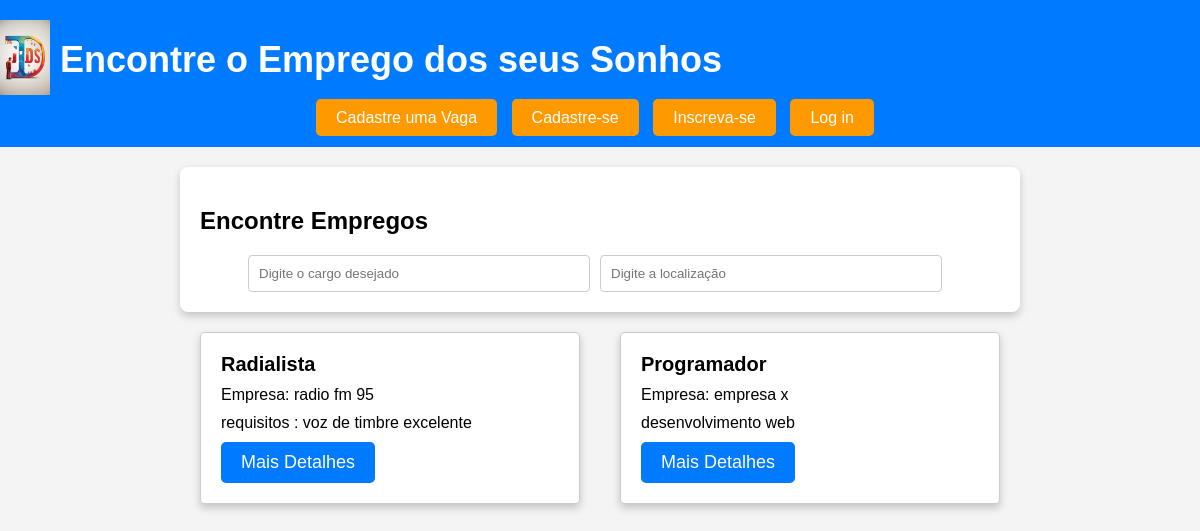
The app's page /, older data.
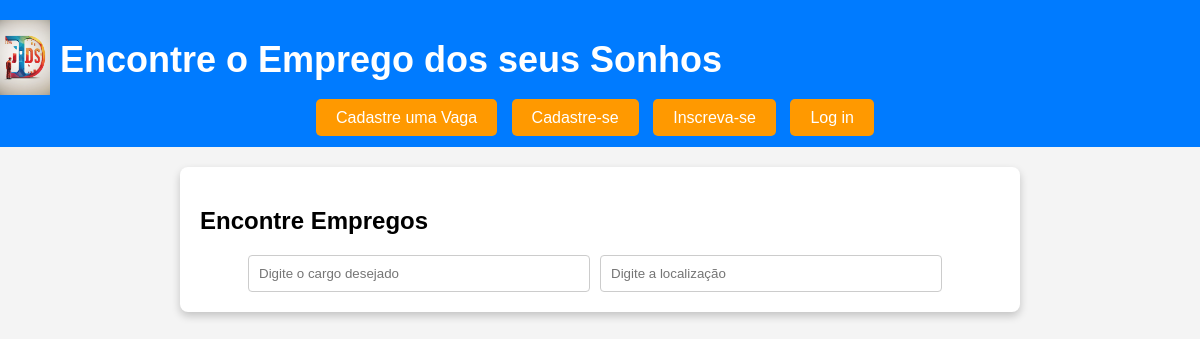
The same page, newer data.
### app_site_de_emprego/models.py (models this page shows, shortened)
class Vaga(models.Model):
    id = models.AutoField(primary_key=True)
    titulo = models.CharField(max_length=100)
    descricao = models.TextField()
    empresa = models.CharField(max_length=100)
    localidade = models.CharField(max_length=100)

### app_site_de_emprego/views.py (the view)
# urls.py: path('', views.home, name='home'),
def home(request):
    vagas = Vaga.objects.all()  # Recupera todas as vagas cadastradas
    return render(request, 'home.html', {'vagas': vagas,'user': request.user})

### app_site_de_emprego/templates/home.html (shortened to what this page needs)
{% load static %}
<!DOCTYPE html>
<html lang="pt-BR">
<head>
    <link rel="stylesheet" href="{% static 'homestyle.css' %}">
</head>
<body>
    <header>
        <nav class="navbar">
            <div class="logo">
                <a href="{% url 'home' %}"><img src="{% static 'jobslogo.jpg' %}" alt="Logo do Site de Empregos"></a>
                <h1>Encontre o Emprego dos seus Sonhos</h1>
            </div>
        </nav>
        <section class="login-section">
            {% if user.is_authenticated %}
                <p>Bem-vindo, {{ user.username }}!</p>
                <a href="{% url 'logout' %}" class="logout-button">Logout</a>
                {% if user.is_candidate %}
                    <a href="{% url 'candidate_panel' %}" class="user-panel-button">Painel do Candidato</a>
                {% elif user.is_employer %}
                    <a href="{% url 'employer_panel' %}" class="user-panel-button">Painel do Empresário</a>
                {% endif %}
            {% else %}
                <a href="{% url 'cadastrar_vaga' %}" class="login-button">Cadastre uma Vaga</a>
                <a href="{% url 'escolha' %}" class="signup-button">Cadastre-se</a>
                <a href="{% url 'formulario_inscricao' %}" class="signup-button">Inscreva-se</a>
                <a href="{% url 'login' %}" class="signup-button">Log in</a>
            {% endif %}
        </section>
    </header>
    <section class="search-jobs">
        <h2>Encontre Empregos</h2>
        <form action="/pesquisar" method="GET">
            <input type="text" name="cargo" placeholder="Digite o cargo desejado">
            <input type="text" name="localizacao" placeholder="Digite a localização">
        </form>
    </section>
    <section class="featured-jobs">
    {% for vaga in vagas %}
    <div class="job-card d-flex justify-content-between align-items-center">
        <div>
            <h3>{{ vaga.titulo }}</h3>
            <p>Empresa: {{ vaga.empresa }}</p>
            <p>{{ vaga.descricao }}</p>
        </div>
        <div class="button-container">
        <button class="detalhes-button" onclick="mostrarDetalhes('{{ vaga.titulo }}', '{{ vaga.empresa }}', '{{ vaga.descricao }}')">Mais Detalhes</button>
        </div>
    </div>
    {% endfor %}
</section>
</body>
</html>

### app_site_de_emprego/static/homestyle.css (style rules this page uses)
body { font-family: Arial, sans-serif; margin: 0; padding: 0; }
header { background-color: #333; color: #fff; padding: 10px; }
.logo { display: flex; align-items: center; }
.logo a { text-decoration: none; color: #fff; }
.logo img { width: 50px; margin-right: 10px; }
h1 { font-size: 24px; }
.login-section { margin-top: 10px; }
.login-button, .signup-button { background-color: #ff9900; color: #fff; padding: 10px 20px; text-decoration: none; border-radius: 5px; margin-right: 10px; }
body { font-family: Arial, sans-serif; background-color: #f4f4f4; margin: 0; padding: 0; }
header { background-color: #007BFF; color: #fff; text-align: center; padding: 20px 0; }
header h1 { font-size: 36px; margin: 0; }
.search-jobs { background-color: #fff; padding: 20px; margin: 20px auto; max-width: 800px; border-radius: 8px; box-shadow: 0 4px 8px rgba(0, 0, 0, 0.2); }
.search-jobs h2 { font-size: 24px; }
.search-jobs form { display: flex; justify-content: center; align-items: center; margin-top: 20px; }
.search-jobs input[type="text"] { width: 40%; padding: 10px; margin-right: 10px; border: 1px solid #ccc; border-radius: 4px; }

Row changes from the older to the newer data that the page shows:
removed Vaga: titulo "Radialista", empresa "radio fm 95", descricao "requisitos : voz de timbre excelente"
removed Vaga: titulo "Programador", empresa "empresa x", descricao "desenvolvimento web"
